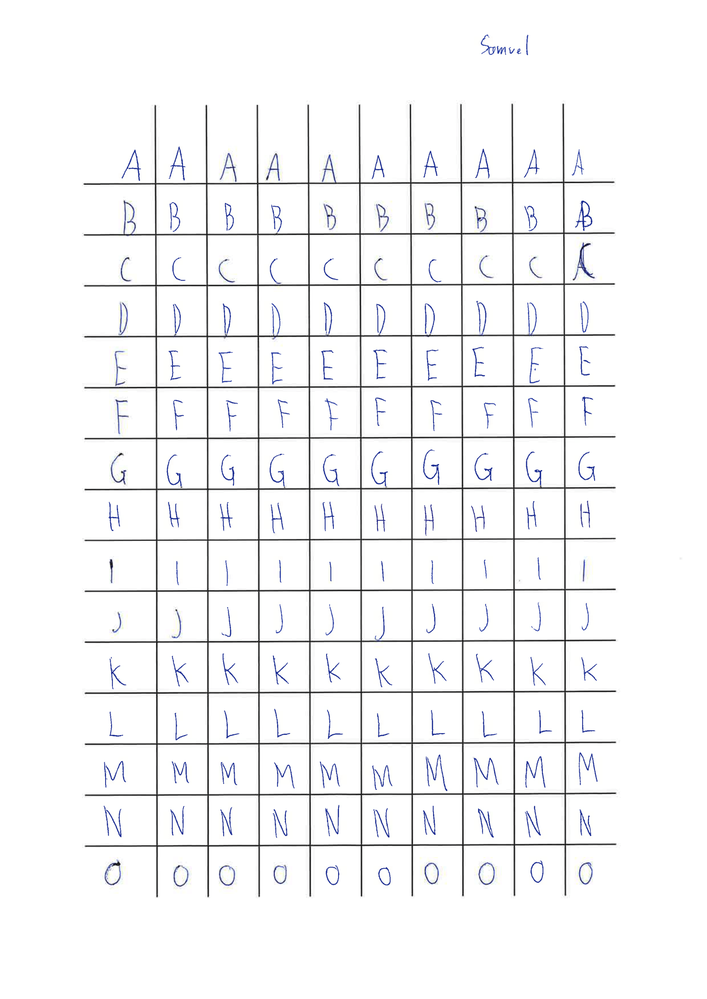
#> input picture kisy/code/schrifterkennung/data/letters_1.png, 707 x 999 px, shrunk from 1654 x 2338 before the run; its folder holds only this picture in this run
$ python make_dataset.py
#> lines starting #> are read from the running program, lines starting #| are printed output that depends on the picture; after the words box and inside, x2 and y2 are one past the last pixel; in counts of white or black regions, pixels touching at a corner belong together
import cv2
import numpy as np
import os

output_folder = "letters"
os.makedirs(output_folder, exist_ok=True)

# Anzahl der Bilder
num_images = 4

letter_id = 0  # globaler Zähler für alle Bilder

for img_idx in range(1, num_images + 1):
    image_path = f"./data/letters_{img_idx}.png"
    image = cv2.imread(image_path)
#> image is the input picture: shape (999, 707, 3); mean B, G, R 246.5, 245.4, 245.2

    if image is None:
        print(f"Bild {image_path} nicht gefunden, überspringe...")
        continue

    gray = cv2.cvtColor(image, cv2.COLOR_BGR2GRAY)
    blur = cv2.GaussianBlur(gray, (3, 3), 0)

    _, binary = cv2.threshold(blur, 0, 255, cv2.THRESH_BINARY_INV + cv2.THRESH_OTSU)
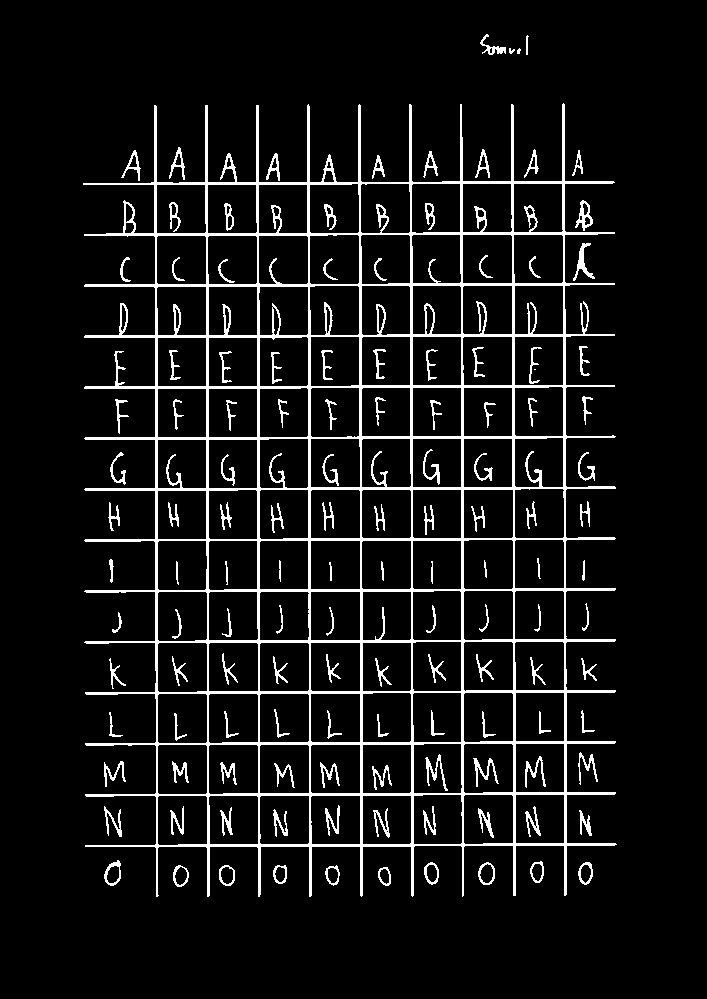
#> binary: shape (999, 707); 7.9% white; 131 white regions (2 under 20 px), largest, box (x1, y1, x2, y2) and area: (83, 103, 617, 897) 41718, (573, 243, 595, 281) 241, (425, 754, 448, 791) 231

    # Horizontale Linien
    horizontal_kernel = cv2.getStructuringElement(cv2.MORPH_RECT, (80, 1))
    horizontal_lines = cv2.morphologyEx(binary, cv2.MORPH_OPEN, horizontal_kernel)
#> horizontal_lines: shape (999, 707); 2.8% white; 14 white regions, largest, box (x1, y1, x2, y2) and area: (85, 385, 616, 389) 1476, (85, 283, 616, 287) 1474, (85, 334, 616, 338) 1463
    horizontal_lines = cv2.dilate(horizontal_lines, cv2.getStructuringElement(cv2.MORPH_RECT, (20, 3)), iterations=2)
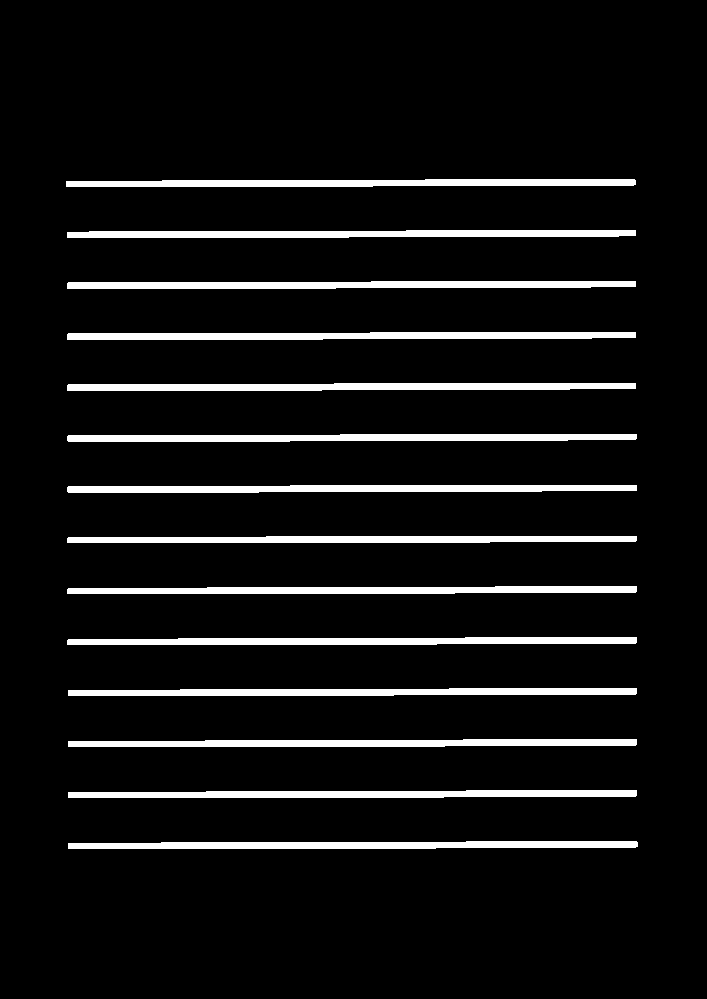
#> horizontal_lines: shape (999, 707); 7.6% white; 14 white regions, largest, box (x1, y1, x2, y2) and area: (67, 383, 636, 391) 3904, (67, 281, 636, 289) 3902, (67, 332, 636, 340) 3891

    # Vertikale Linien
    vertical_kernel = cv2.getStructuringElement(cv2.MORPH_RECT, (1, 80))
    vertical_lines = cv2.morphologyEx(binary, cv2.MORPH_OPEN, vertical_kernel)
#> vertical_lines: shape (999, 707); 2.7% white; 9 white regions, largest, box (x1, y1, x2, y2) and area: (358, 105, 363, 898) 2183, (511, 105, 516, 897) 2144, (460, 105, 464, 898) 2134
    vertical_lines = cv2.dilate(vertical_lines, cv2.getStructuringElement(cv2.MORPH_RECT, (3, 20)), iterations=2)
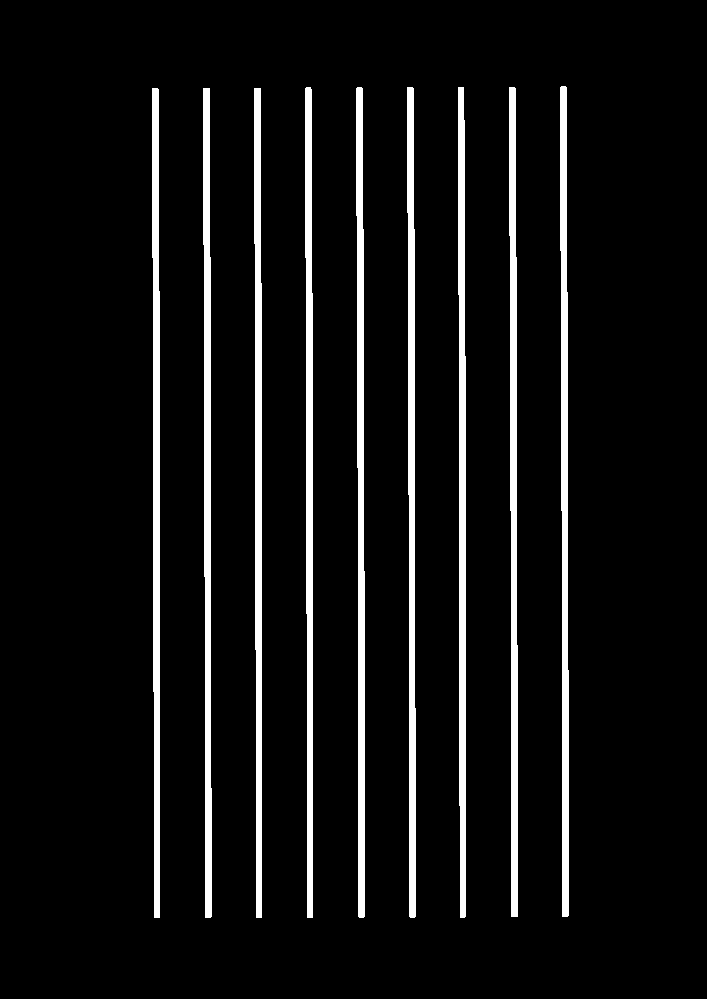
#> vertical_lines: shape (999, 707); 7.1% white; 9 white regions, largest, box (x1, y1, x2, y2) and area: (356, 87, 365, 918) 5697, (509, 87, 518, 917) 5654, (560, 86, 569, 917) 5614

    intersections = cv2.bitwise_and(horizontal_lines, vertical_lines)
#> intersections: shape (999, 707); 0.82% white; 126 white regions, largest, box (x1, y1, x2, y2) and area: (458, 179, 465, 186) 49, (509, 179, 516, 186) 49, (560, 179, 567, 186) 49
    intersections = cv2.dilate(intersections, np.ones((5, 5), np.uint8), iterations=2)
#> intersections: shape (999, 707); 3.9% white; 126 white regions, largest, box (x1, y1, x2, y2) and area: (454, 175, 469, 190) 225, (505, 175, 520, 190) 225, (556, 175, 571, 190) 225

    num_labels, labels, stats, centroids = cv2.connectedComponentsWithStats(intersections, connectivity=8)
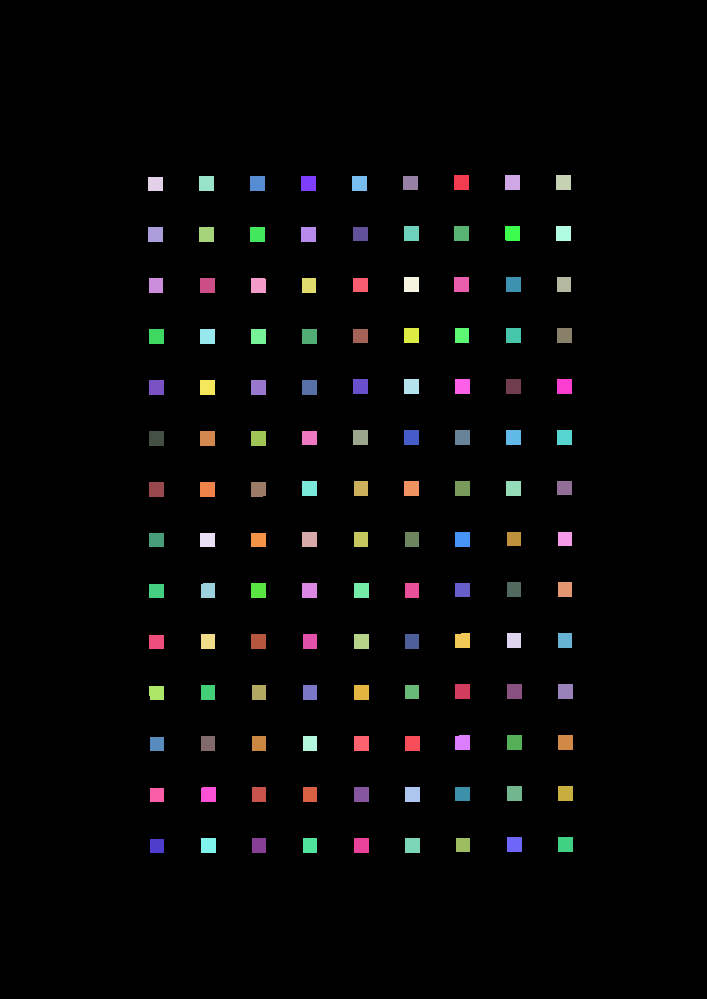
#> labels: shape (999, 707) int32; 127 distinct labels, from 0 to 126; one colour per label, 0 black
#> num_labels = 127; stats = 127 rows, first 6: [0, 0, 707, 999, 678783], [454, 175, 15, 15, 225], [505, 175, 15, 15, 225], [556, 175, 15, 15, 225], [148, 177, 15, 14, 210], [199, 176, 15, 15, 225]; centroids = 127 pairs, first value 155 to 565, second value 182 to 845.5
    intersection_points = [tuple(map(int, centroids[i])) for i in range(1, num_labels)]
#> intersection_points = 126 pairs, first value 155 to 565, second value 182 to 845

    if not intersection_points:
        print(f"Keine Ecken in {image_path} gefunden, überspringe...")
        continue

    points = np.array(intersection_points)
#> points has the same summary as intersection_points
    top_left = tuple(points[np.argmin(points[:, 0] + points[:, 1])])
#> top_left = (155, 183)
    top_right = tuple(points[np.argmax(points[:, 0] - points[:, 1])])
#> top_right = (563, 182)
    bottom_left = tuple(points[np.argmin(points[:, 0] - points[:, 1])])
#> bottom_left = (156, 845)
    bottom_right = tuple(points[np.argmax(points[:, 0] + points[:, 1])])
#> bottom_right = (565, 844)

    inner_cols = 8
    inner_rows = 13
    grid_width = top_right[0] - top_left[0]
#> grid_width = 408
    grid_height = bottom_left[1] - top_left[1]
#> grid_height = 662
    cell_width = grid_width / inner_cols
#> cell_width = 51
    cell_height = grid_height / inner_rows
#> cell_height = 50.92

    extra_left = 50
    extra_right = 20
    extra_top = 10
    extra_bottom = 10

    offset_tl = (int(top_left[0] - cell_width - extra_left), int(top_left[1] - cell_height - extra_top))
#> offset_tl = (54, 122)
    offset_tr = (int(top_right[0] + cell_width + extra_right), int(top_right[1] - cell_height - extra_top))
#> offset_tr = (634, 121)
    offset_bl = (int(bottom_left[0] - cell_width - extra_left), int(bottom_left[1] + cell_height + extra_bottom))
#> offset_bl = (55, 905)
    offset_br = (int(bottom_right[0] + cell_width + extra_right), int(bottom_right[1] + cell_height + extra_bottom))
#> offset_br = (636, 904)

    output_cell_size = 64
    output_border_left = output_cell_size + int(extra_left * output_cell_size / cell_width)
#> output_border_left = 126
    output_border_right = output_cell_size + int(extra_right * output_cell_size / cell_width)
#> output_border_right = 89
    output_border_top = output_cell_size + int(extra_top * output_cell_size / cell_height)
#> output_border_top = 76
    output_border_bottom = output_cell_size + int(extra_bottom * output_cell_size / cell_height)
#> output_border_bottom = 76

    output_width = output_border_left + (inner_cols * output_cell_size) + output_border_right
#> output_width = 727
    output_height = output_border_top + (inner_rows * output_cell_size) + output_border_bottom
#> output_height = 984

    src_points = np.float32([offset_tl, offset_tr, offset_br, offset_bl])
#> src_points = [[54, 122], [634, 121], [636, 904], [55, 905]]
    dst_points = np.float32([[0, 0], [output_width, 0], [output_width, output_height], [0, output_height]])
#> dst_points = [[0, 0], [727, 0], [727, 984], [0, 984]]

    matrix = cv2.getPerspectiveTransform(src_points, dst_points)
#> matrix = [[1.25, -0.0016, -67.51], [0.00217, 1.26, -153.7], [7.59e-09, 2.2e-06, 1]]
    warped = cv2.warpPerspective(gray, matrix, (output_width, output_height))
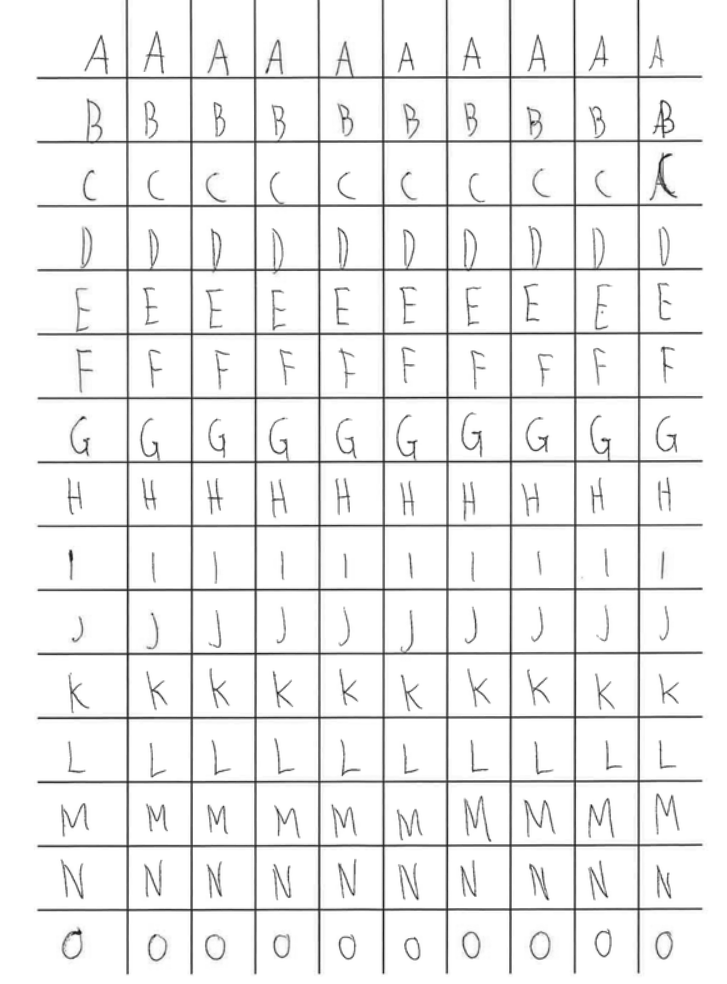
#> warped: shape (984, 727); min 19, max 255, mean 240.4

    cols = inner_cols + 2
    rows = inner_rows + 2
    padding = 3

    for row in range(rows):
        for col in range(cols):
            if col == 0:
                x1 = 0
                x2 = output_border_left
            elif col == cols - 1:
                x1 = output_border_left + (col - 1) * output_cell_size
                x2 = output_width
            else:
                x1 = output_border_left + (col - 1) * output_cell_size
                x2 = x1 + output_cell_size

            if row == 0:
                y1 = 0
                y2 = output_border_top
            elif row == rows - 1:
                y1 = output_border_top + (row - 1) * output_cell_size
                y2 = output_height
            else:
                y1 = output_border_top + (row - 1) * output_cell_size
                y2 = y1 + output_cell_size

            cell_img = warped[y1 + padding:y2 - padding, x1 + padding:x2 - padding]
            cv2.imwrite(os.path.join(output_folder, f"letter_{letter_id:03d}_r{row:02d}_c{col:02d}.png"), cell_img)
            letter_id += 1
#> this loop made 15 passes
#> pass 1, `cv2.imwrite(os.path.join(output_folder, f"letter_{letter_id:03d}_r{row..`:
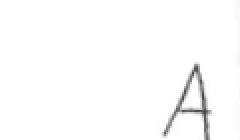
#> saved as letter_000_r00_c00.png: shape (70, 120) (shown 2 times larger); min 62, max 255, mean 251.6
#> pass 1, `cv2.imwrite(os.path.join(output_folder, f"letter_{letter_id:03d}_r{row..`:
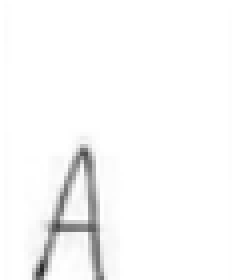
#> saved as letter_003_r00_c03.png: shape (70, 58) (shown 4 times larger); min 38, max 255, mean 248.6
#> after the loop, letter_id = 150

    print(f"{image_path} verarbeitet. Aktueller Zähler: {letter_id}")
#| ./data/letters_1.png verarbeitet. Aktueller Zähler: 150

print(f"Fertig. Insgesamt {letter_id} Buchstaben extrahiert.")
